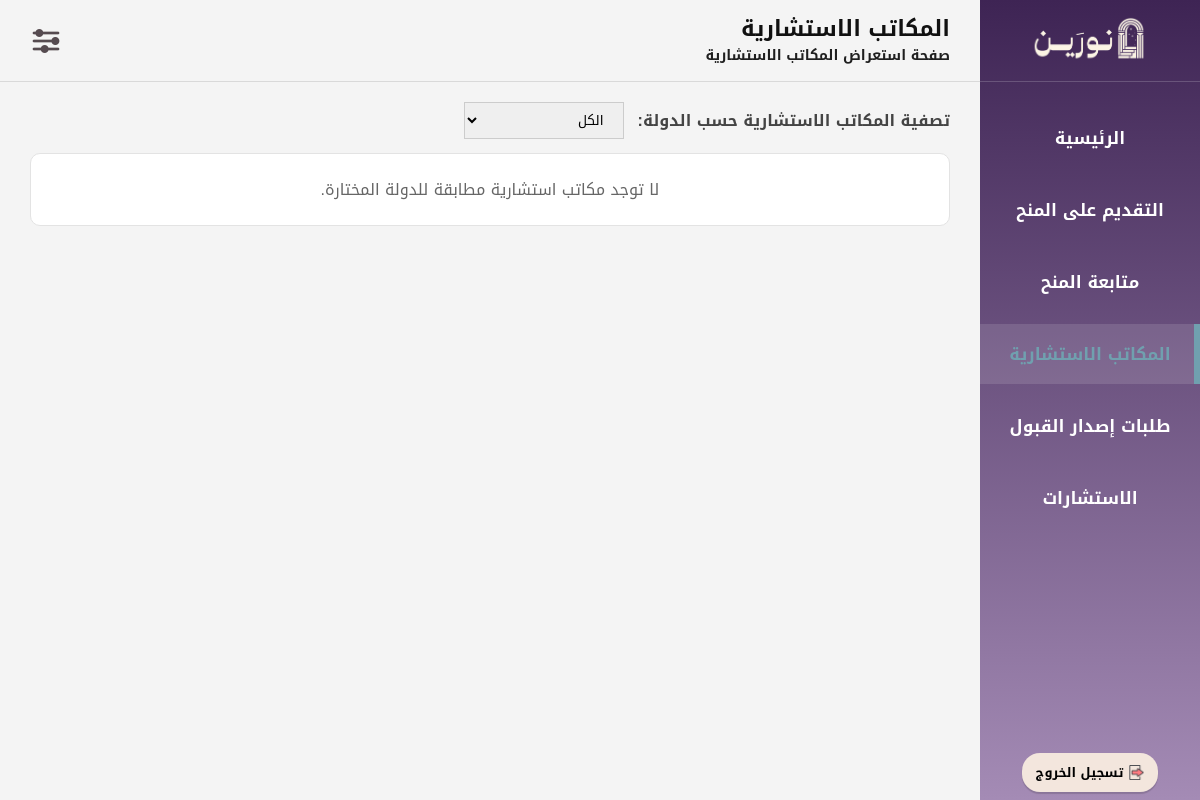
/Ben013_ConsultingOffices.php, run on an earlier commit of the app's database.
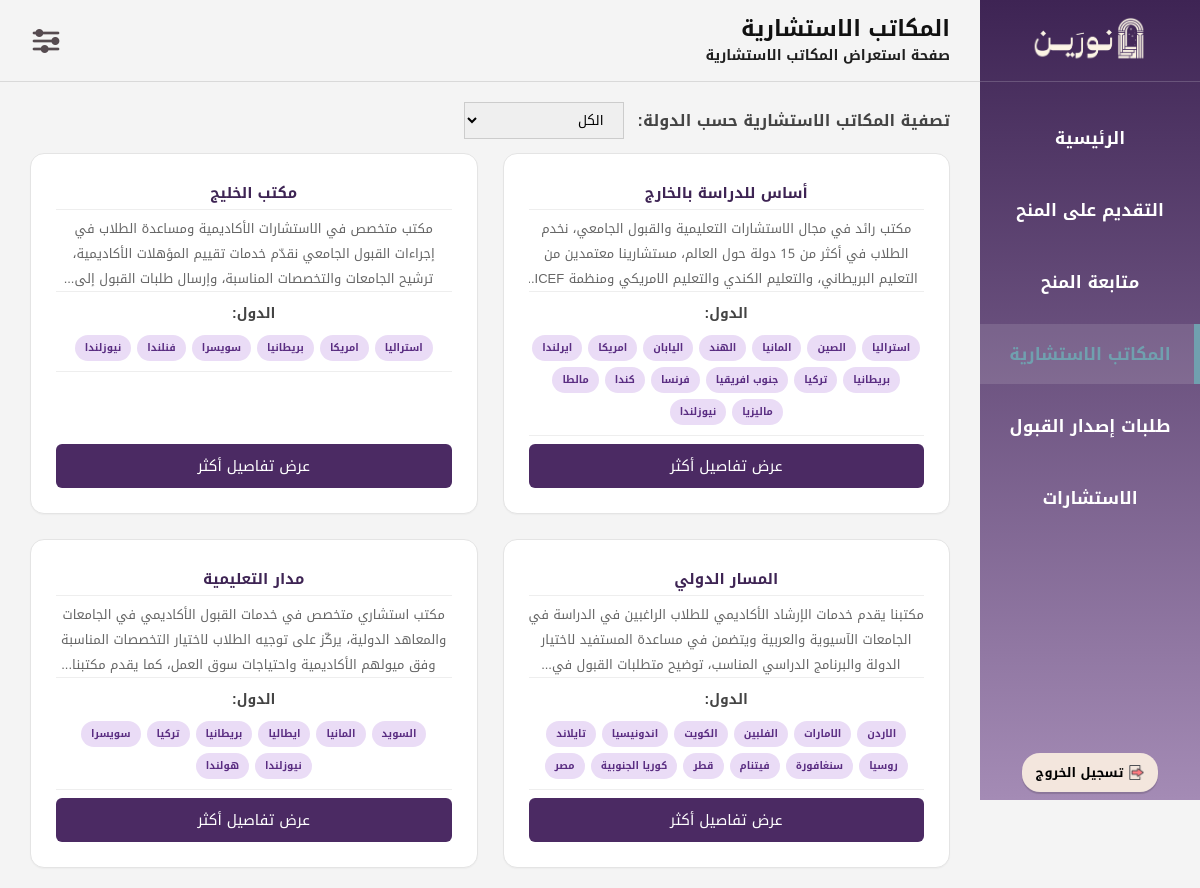
And on a later commit of the database.
### tables this page shows
CREATE TABLE `consulting_office` (
  `office_id` int(11) NOT NULL,
  `ccr_number` varchar(255) NOT NULL,
  `email` varchar(255) NOT NULL,
  `office_name` varchar(255) NOT NULL,
  `office_description` text NOT NULL,
  `Bachelor_fee` int(11) NOT NULL,
  `Masters_fee` int(11) NOT NULL,
  `Phd_fee` int(11) NOT NULL,
  `password` varchar(255) NOT NULL,
  `phone` varchar(255) NOT NULL,
  `approval_status` enum('بانتظار المراجعة','معتمد','مرفوض') NOT NULL DEFAULT 'بانتظار المراجعة',
  `account_status` enum('نشط','محظور') NOT NULL
);

### Ben013_ConsultingOffices.php (the view, shortened to what this page needs)
<?php
$conn = new mysqli("localhost", "root", "", "noreen");
$conn->set_charset("utf8mb4");
if (isset($_GET['country'])) {
    $selectedCountry = $_GET['country'];
} else {
    $selectedCountry = "all";
}
if ($selectedCountry != "all" && $selectedCountry != "") {
    $sql = "
        SELECT
            co.office_id,
            co.office_name,
            co.office_description,
            co.Bachelor_fee,
            co.Masters_fee,
            co.Phd_fee,
            GROUP_CONCAT(DISTINCT oc.con_name ORDER BY oc.con_name SEPARATOR '||') AS countries
        FROM consulting_office co
        LEFT JOIN office_country oc ON co.office_id = oc.office_id
        WHERE co.office_id IN (
            SELECT office_id
            FROM office_country
            WHERE con_name = ?
        )
        GROUP BY
            co.office_id,
            co.office_name,
            co.office_description,
            co.Bachelor_fee,
            co.Masters_fee,
            co.Phd_fee
    ";
    $stmt = $conn->prepare($sql);
    $stmt->bind_param("s", $selectedCountry);
} else {
    $sql = "
        SELECT
            co.office_id,
            co.office_name,
            co.office_description,
            co.Bachelor_fee,
            co.Masters_fee,
            co.Phd_fee,
            GROUP_CONCAT(DISTINCT oc.con_name ORDER BY oc.con_name SEPARATOR '||') AS countries
        FROM consulting_office co
        LEFT JOIN office_country oc ON co.office_id = oc.office_id
        GROUP BY
            co.office_id,
            co.office_name,
            co.office_description,
            co.Bachelor_fee,
            co.Masters_fee,
            co.Phd_fee
    ";
    $stmt = $conn->prepare($sql);
}
$stmt->execute();
$result = $stmt->get_result();
$offices = [];
while ($row = $result->fetch_assoc()) {
    $offices[] = $row;
}
?>
<!DOCTYPE html>
<html lang="ar" dir="rtl">
<head>
<link rel="stylesheet" href="CSS01Layout.css?v=3">
</head>
<body>
<div class="layout">
<aside class="sidebar">
<div class="sidebar-top">
<div class="sidebar-logo">
<img src="شعار نورين.png" alt="نورين">
</div>
<ul class="sidebar-menu">
<li><a href="Ben00_MainPage.php">الرئيسية</a></li>
<li><a href="Ben04_BrowseScholarships.php">التقديم على المنح</a></li>
<li><a href="Ben09_TrackScholarship.php">متابعة المنح</a></li>
<li><a href="Ben10_Consultants.php" class="active">المكاتب الاستشارية</a></li>
<li><a href="Ben16_AdmissionList.php">طلبات إصدار القبول</a></li>
<li><a href="Ben19_Consultations.php">الاستشارات</a></li>
</ul>
</div>
<div class="sidebar-bottom">
<form action="logout.php" method="post">
<button type="submit" class="logout-btn">
<img src="ايقونة تسجيل الخروج.png" class="logout-icon">
<b>تسجيل الخروج</b>
</button>
</form>
</div>
</aside>
<div class="main-content">
<header class="header">
<div class="page-heading">
<div class="page-title">المكاتب الاستشارية</div>
<div class="page-description">صفحة استعراض المكاتب الاستشارية</div>
</div>
<div class="header-icons">
<div class="settings-dropdown">
<img src="ايقونة قائمة الاعدادات.png" class="menu-icon">
</div>
</div>
</header>
<div class="page">
<div class="frow">
<div class="flbl">تصفية المكاتب الاستشارية حسب الدولة:</div>
<form class="fform" method="get">
<select id="country" name="country" class="fsel" onchange="this.form.submit()">
<option value="all" <?php if ($selectedCountry == "all") echo "selected"; ?>>الكل</option>
</select>
</form>
</div>
<?php if (!empty($offices)) { ?>
<div class="cgrid">
<?php foreach ($offices as $office) { ?>
<?php
$countries = [];
if (!empty($office['countries'])) {
    $countries = explode("||", $office['countries']);
}
?>
<div class="ccard">
<div class="cttl"><?php echo $office['office_name']; ?></div>
<div class="cdesc"><?php echo $office['office_description']; ?></div>
<div class="sttl">الدول:</div>
<div class="cbox">
<?php if (!empty($countries)) { ?>
<?php foreach ($countries as $country) { ?>
<div class="ctag"><?php echo $country; ?></div>
<?php } ?>
<?php } else { ?>
<div class="ctag">لا توجد دول</div>
<?php } ?>
</div>
<button type="button" class="btnmore" onclick="window.location.href='Ben14_OfficeDetails.php?id=<?php echo $office['office_id']; ?>'">
عرض تفاصيل أكثر
</button>
</div>
<?php } ?>
</div>
<?php } else { ?>
<div class="nores">لا توجد مكاتب استشارية مطابقة للدولة المختارة.</div>
<?php } ?>
</div>
</div>
</div>
</body>
</html>

### CSS01Layout.css (style rules this page uses)
* { margin:0; padding:0; box-sizing:border-box; font-family:"Noto Kufi Arabic",sans-serif; text-decoration:none; }
body { background:#F4F4F4; direction:rtl; }
.layout { display:flex; min-height:100vh; }
.sidebar { width:220px; height:100vh; position:fixed; top:0; right:0; background:linear-gradient(to bottom,#3E2454,#A48BB5); color:#FFFFFF; display:flex; flex-direction:column; justify-content:space-between; z-index:1000; }
.sidebar-top { width:100%; }
.sidebar-logo { height:82px; display:flex; align-items:center; justify-content:center; border-bottom:1px solid rgba(255,255,255,0.18); }
.sidebar-logo img { width:120px; height:auto; object-fit:contain; }
.sidebar-menu { list-style:none; margin-top:26px; }
.sidebar-menu li { margin-bottom:12px; }
.sidebar-menu a { color:#FFFFFF; font-size:17px; font-weight:600; display:block; padding:14px 22px; text-align:center; transition:.25s; position:relative; }
.sidebar-menu a.active { color:#70A0AF; background:rgba(255,255,255,0.12); }
.sidebar-menu a.active::after { content:""; position:absolute; right:0; top:0; width:6px; height:100%; background:#70A0AF; }
.sidebar-bottom { padding:0 10px 8px; display:flex; justify-content:center; }
.logout-btn { background:#F3E6DD; border:none; border-radius:18px; padding:7px 14px; font-size:13px; cursor:pointer; display:flex; align-items:center; gap:6px; box-shadow:0 2px 1px rgba(0,0,0,0.15); transition:transform .3s, box-shadow .3s; }
.logout-icon { width:15px; height:15px; object-fit:contain; }
.main-content { margin-right:220px; width:calc(100% - 220px); min-height:100vh; display:flex; flex-direction:column; }
.header { min-height:82px; position:sticky; top:0; z-index:900; border-bottom:1px solid #d9d9d9; background:#F4F4F4; display:flex; flex-direction:row; align-items:center; justify-content:space-between; padding:10px 30px; }
.page-heading { display:flex; flex-direction:column; align-items:flex-end; justify-content:flex-start; text-align:right; }
.page-title { font-size:22px; font-weight:700; color:#111111; line-height:1.4; text-align:right; width:100%; }
.page-description { font-size:14px; font-weight:600; color:#1f1f1f; line-height:1.6; text-align:right; }
.header-icons { display:flex; align-items:center; }
.settings-dropdown { position:relative; display:inline-block; }
.settings-dropdown::after { content:""; position:absolute; top:100%; left:0; width:100%; height:10px; }
.menu-icon { width:32px; height:32px; cursor:pointer; display:block; object-fit:contain; }
.page { padding:30px; }

### Ben013_ConsultingOffices.php (style rules this page uses)
.page { padding:20px 30px; font-family:"Noto Kufi Arabic",sans-serif; }
.frow { display:flex; align-items:center; gap:14px; margin-bottom:14px; }
.flbl { font-size:16px; font-weight:600; color:#444; }
.fsel { padding:4px 15px; border:1px solid #ccc; width:160px; }
.cgrid { display:grid; grid-template-columns:repeat(2,minmax(0,1fr)); gap:25px; }
.ccard { background:#fff; border:1px solid #e4e4e4; width:100%; border-radius:14px; padding:25px; box-shadow:0 1px 1px rgba(127,127,127,0.05); display:flex; flex-direction:column; gap:8px; box-sizing:border-box; }
.cttl { font-size:15px; font-weight:700; color:#3E2454; text-align:center; padding-bottom:2px; border-bottom:1px solid #eee; margin-bottom:-6px; }
.cdesc { font-size:13px; color:#666; text-align:center; border-bottom:1px solid #eee; margin-top:4px; display:-webkit-box; -webkit-box-orient:vertical; -webkit-line-clamp:3; overflow:hidden; text-overflow:ellipsis; min-height:25px; }
.sttl { font-size:14px; font-weight:700; color:#444; text-align:center; }
.cbox { display:flex; flex-wrap:wrap; justify-content:center; gap:6px; padding-bottom:10px; border-bottom:1px solid #eee; }
.ctag { background:#eadcf6; color:#5a2d82; padding:6px 10px; border-radius:16px; font-size:10px; font-weight:600; line-height:1.4; }
.btnmore { margin-top:auto; width:100%; height:44px; border:none; border-radius:6px; background:#4b2a63; color:#fff; font-family:"Noto Kufi Arabic",sans-serif; font-size:15px; cursor:pointer; }
.nores { background:#fff; border:1px solid #e3e3e3; border-radius:10px; padding:20px; text-align:center; color:#666; }

What changed in the data, as far as the page shows it:
added consulting_office: office_name "أساس للدراسة بالخارج", office_description "مكتب رائد في مجال الاستشارات التعليمية والقبول الجامعي، نخدم الطلاب في أكثر من 15 دولة حول العالم، مستشارينا معتمدين من التعليم البريطاني، والتعليم الكندي والتعليم الامريكي ومنظمة…", country "استراليا", country "الصين", country "المانيا", country "الهند", country "اليابان", country "امريكا", country "ايرلندا", country "بريطانيا", country "تركيا", country "جنوب افريقيا", country "فرنسا", country "كندا", country "مالطا", country "ماليزيا", country "نيوزلندا"
added consulting_office: office_name "مكتب الخليج", office_description "مكتب متخصص في الاستشارات الأكاديمية ومساعدة الطلاب في إجراءات القبول الجامعي نقدّم خدمات تقييم المؤهلات الأكاديمية، ترشيح الجامعات والتخصصات المناسبة، وإرسال طلبات القبول…", country "استراليا", country "امريكا", country "بريطانيا", country "سويسرا", country "فنلندا", country "نيوزلندا"
added consulting_office: office_name "المسار الدولي", office_description "مكتبنا يقدم خدمات الإرشاد الأكاديمي للطلاب الراغبين في الدراسة في الجامعات الآسيوية والعربية ويتضمن في مساعدة المستفيد لاختيار الدولة والبرنامج الدراسي المناسب، توضيح متطلبات القبول…", country "الاردن", country "الامارات", country "الفلبين", country "الكويت", country "اندونيسيا", country "تايلاند", country "روسيا", country "سنغافورة", country "فيتنام", country "قطر", country "كوريا الجنوبية", country "مصر"
added consulting_office: office_name "مدار التعليمية", office_description "مكتب استشاري متخصص في خدمات القبول الأكاديمي في الجامعات والمعاهد الدولية، يركّز على توجيه الطلاب لاختيار التخصصات المناسبة وفق ميولهم الأكاديمية واحتياجات سوق العمل، كما يقدم…", country "السويد", country "المانيا", country "ايطاليا", country "بريطانيا", country "تركيا", country "سويسرا", country "نيوزلندا", country "هولندا"
Also different on the page:
text no longer shown: "لا توجد مكاتب استشارية مطابقة للدولة المختارة."
